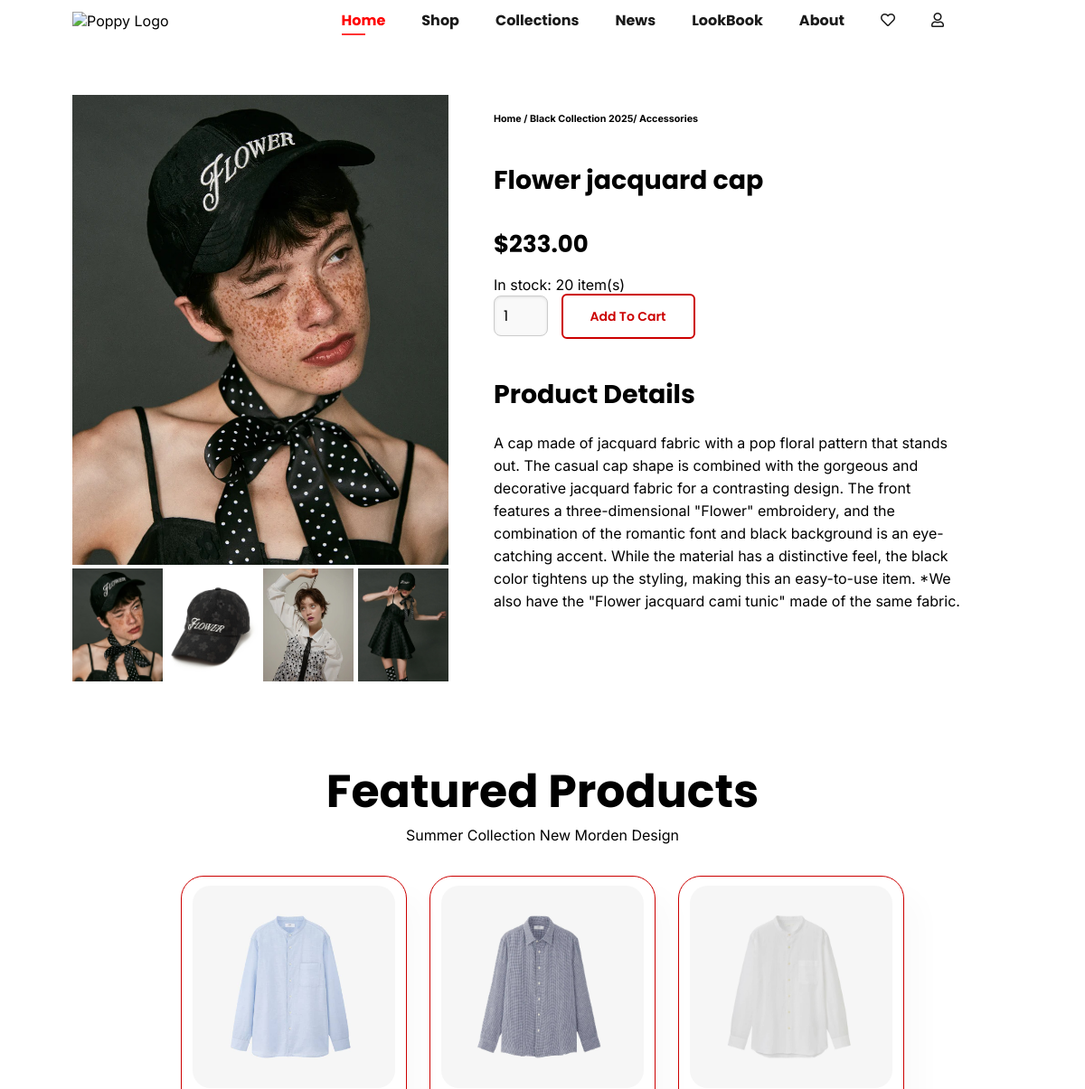
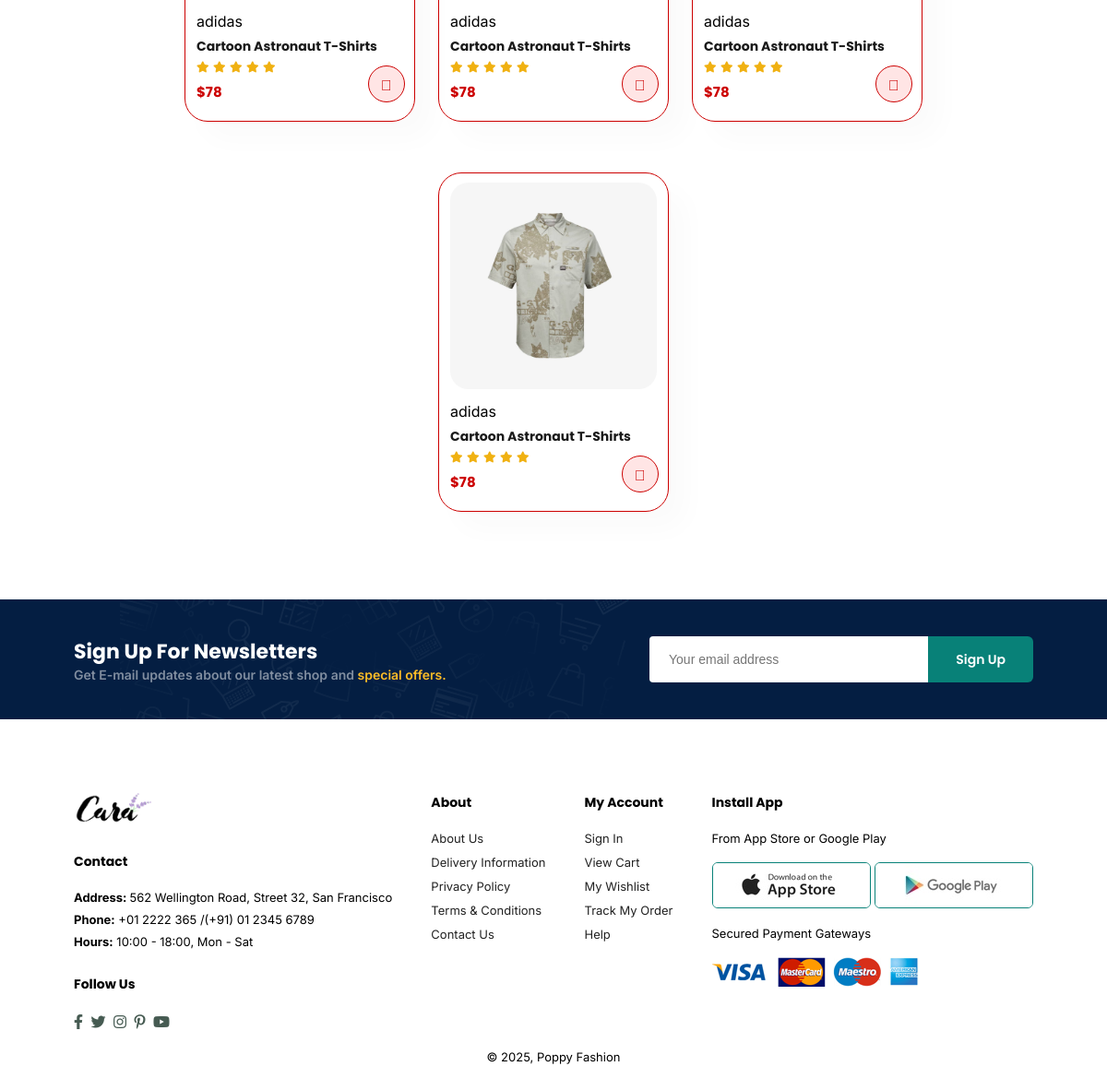
The app's page /sproduct.php?id=4 with its own data (2 pictures, top to bottom).
### tables this page shows
CREATE TABLE `products` (
  `id` int(11) NOT NULL,
  `name` varchar(100) NOT NULL,
  `description` text DEFAULT NULL,
  `price` decimal(10,2) NOT NULL,
  `collection` varchar(25) NOT NULL,
  `main_image_url` varchar(255) DEFAULT NULL,
  `category_id` int(11) DEFAULT NULL,
  `has_size` tinyint(1) DEFAULT NULL
);

CREATE TABLE `category` (
  `id` int(11) NOT NULL,
  `name` varchar(100) NOT NULL
);

### sproduct.php (the view, shortened to what this page needs)
<!DOCTYPE html>
<html lang="en">
<head>
    <link rel="stylesheet" href="https://pro.fontawesome.com/releases/v5.10.0/css/all.css" />
    <link rel="stylesheet" href="style.css">
</head>
<?php
include 'config.php';
$product_id = $_GET['id'];
$sql = "SELECT * FROM products WHERE id = ?";
$stmt = $conn->prepare($sql);
$stmt->bind_param("i", $product_id);
$stmt->execute();
$result = $stmt->get_result();
$product = $result->fetch_assoc();
$image_sql = "SELECT image_url FROM image_list WHERE product_id = ?";
$image_stmt = $conn->prepare($image_sql);
$image_stmt->bind_param("i", $product_id);
$image_stmt->execute();
$image_result = $image_stmt->get_result();
$images = [];
while ($img = $image_result->fetch_assoc()) {
    $images[] = $img['image_url'];
}
$category_name="";
$cat_stmt = $conn->prepare("SELECT name FROM category WHERE id = ?");
$cat_stmt-> bind_param("i",$product['category_id']);
$cat_stmt->execute();
$cat_result = $cat_stmt->get_result();
if ($cat_result->num_rows > 0) {
    $category_name = $cat_result->fetch_assoc()['name'];
}
$size_stock_map = [];
$variant_stmt = $conn->prepare("SELECT size, stock FROM product_variants WHERE product_id = ?");
$variant_stmt->bind_param("i", $product_id);
$variant_stmt->execute();
$variant_result = $variant_stmt->get_result();
while ($variant = $variant_result->fetch_assoc()) {
    $size_stock_map[$variant['size']] = $variant['stock'];
}
?>
<body class="sub-page">
    <header id="header">
        <a href="index.php"><img src="img/Icon.png" class="logo" alt="Poppy Logo"></a>
        <div>
            <ul id="navbar">
                <li><a class="active" href="index.php">Home</a></li>
                <li>
                    <a href="shop.php">Shop</a>
                </li>
                <li class="dropdown">
                    <div class="dropdown-toggle">
                        <a href="#">Collections</a>
                    </div>
                </li>
                <li><a href="news.php">News</a></li>
                <li class="dropdown">
                    <div class="dropdown-toggle">
                        <a href="#">LookBook</a>
                    </div>
                </li>
                <li><a href="about.html">About</a></li>
                <li><a href="wishlist.html" title="Wishlist">
                        <i class="far fa-heart"></i>
                    </a></li>
                <li><a href="wy_login.php" title="Profile">
                        <i class="far fa-user"></i>
                    </a></li>
                <li><a href="wy_cart.php" title="Cart">
                        <i class="far fa-shopping-cart"></i>
                    </a></li>
            </ul>
        </div>
    </header>
    <section id="prodetails" class="section-p1">
        <div class="single-pro-image">
            <img src="<?php echo $product['main_image_url']; ?>" width="100%" id="MainImg" alt="">
            <div class="small-img-group">
                <div class="small-img-col"><img src="<?php echo $product['main_image_url']; ?>" class="small-img"
                        width="100%"></div>
                <?php foreach ($images as $url): ?>
                <div class="small-img-col">
                    <img src="<?php echo $url; ?>" width="100%" class="small-img" alt="">
                </div>
                <?php endforeach; ?>
            </div>
        </div>
        <div class="single-pro-details">
            <h6>Home / <?php echo $product['collection']; ?>/ <?php echo htmlspecialchars($category_name); ?></h6>
            <h4><?php echo htmlspecialchars($product['name']); ?></h4>
            <h2>$<?php echo number_format($product['price'], 2); ?></h2>
            <?php
$no_size_categories = [3, 4];
?>
            <p id="stockText">
                <?php
if (!in_array($product['category_id'], $no_size_categories)) {
    $stock = $size_stock_map['M'] ?? 0;
    echo $stock > 0 ? "In stock: $stock item(s)" : "<span style='color:red;'>Out of stock</span>";
} else {
    $stock = $size_stock_map[NULL] ?? 0;
    echo $stock > 0 ? "In stock: $stock item(s)" : "<span style='color:red;'>Out of stock</span>";
}
?>
            </p>
            <input id="quantityInput" type="number" value="1" min="1" max="<?php echo $stock; ?>">
            <a href="add_to_cart.php">
                <button class="white">Add To Cart</button>
            </a>
            <h4>Product Details</h4>
            <span><?php echo nl2br(htmlspecialchars($product['description'])); ?></span>
        </div>
    </section>
    <section id="product1" class="section-p1">
        <h2>Featured Products </h2>
        <p>Summer Collection New Morden Design</p>
        <div class="pro-container">
            <div class="pro">
                <img src="img/products/n1.jpg" alt="">
                <div class="des">
                    <span>adidas</span>
                    <h5>Cartoon Astronaut T-Shirts</h5>
                    <div class="star">
                        <i class="fas fa-star"></i>
                        <i class="fas fa-star"></i>
                        <i class="fas fa-star"></i>
                        <i class="fas fa-star"></i>
                        <i class="fas fa-star"></i>
                    </div>
                    <h4>$78</h4>
                </div>
                <a href="#"><i class="fal fa-shopping-cart cart"></i></a>
            </div>
            <div class="pro">
                <img src="img/products/n2.jpg" alt="">
                <div class="des">
                    <span>adidas</span>
                    <h5>Cartoon Astronaut T-Shirts</h5>
                    <div class="star">
                        <i class="fas fa-star"></i>
                        <i class="fas fa-star"></i>
                        <i class="fas fa-star"></i>
                        <i class="fas fa-star"></i>
                        <i class="fas fa-star"></i>
                    </div>
                    <h4>$78</h4>
                </div>
                <a href="#"><i class="fal fa-shopping-cart cart"></i></a>
            </div>
            <div class="pro">
                <img src="img/products/n3.jpg" alt="">
                <div class="des">
                    <span>adidas</span>
                    <h5>Cartoon Astronaut T-Shirts</h5>
                    <div class="star">
                        <i class="fas fa-star"></i>
                        <i class="fas fa-star"></i>
                        <i class="fas fa-star"></i>
                        <i class="fas fa-star"></i>
                        <i class="fas fa-star"></i>
                    </div>
                    <h4>$78</h4>
                </div>
                <a href="#"><i class="fal fa-shopping-cart cart"></i></a>
            </div>
            <div class="pro">
                <img src="img/products/n4.jpg" alt="">
                <div class="des">
                    <span>adidas</span>
                    <h5>Cartoon Astronaut T-Shirts</h5>
                    <div class="star">
                        <i class="fas fa-star"></i>
                        <i class="fas fa-star"></i>
                        <i class="fas fa-star"></i>
                        <i class="fas fa-star"></i>
                        <i class="fas fa-star"></i>
                    </div>
                    <h4>$78</h4>
                </div>
                <a href="#"><i class="fal fa-shopping-cart cart"></i></a>
            </div>
        </div>
    </section>
    <section id="newsletter" class="section-p1 section-m1">
        <div class="newstext">
            <h4>Sign Up For Newsletters</h4>
            <p>Get E-mail updates about our latest shop and <span>special offers.</span> </p>
        </div>
        <div class="form">
            <input type="text" placeholder="Your email address">
            <button class="normal">Sign Up</button>
        </div>
    </section>
    <footer class="section-p1">
        <div class="col">
            <img class="logo" src="img/logo.png" alt="">
            <h4>Contact</h4>
            <p><strong>Address: </strong> 562 Wellington Road, Street 32, San Francisco</p>
            <p><strong>Phone:</strong> +01 2222 365 /(+91) 01 2345 6789</p>
            <p><strong>Hours:</strong> 10:00 - 18:00, Mon - Sat</p>
            <div class="follow">
                <h4>Follow Us</h4>
                <div class="icon">
                    <i class="fab fa-facebook-f"></i>
                    <i class="fab fa-twitter"></i>
                    <i class="fab fa-instagram"></i>
                    <i class="fab fa-pinterest-p"></i>
                    <i class="fab fa-youtube"></i>
                </div>
            </div>
        </div>
        <div class="col">
            <h4>About</h4>
            <a href="#">About Us</a>
            <a href="#">Delivery Information</a>
            <a href="#">Privacy Policy</a>
            <a href="#">Terms & Conditions</a>
            <a href="#">Contact Us</a>
        </div>
        <div class="col">
            <h4>My Account</h4>
            <a href="#">Sign In</a>
            <a href="#">View Cart</a>
            <a href="#">My Wishlist</a>
            <a href="#">Track My Order</a>
            <a href="#">Help</a>
        </div>
        <div class="col install">
            <h4>Install App</h4>
            <p>From App Store or Google Play</p>
            <div class="row">
                <img src="img/pay/app.jpg" alt="">
                <img src="img/pay/play.jpg" alt="">
            </div>
            <p>Secured Payment Gateways </p>
            <img src="img/pay/pay.png" alt="">
        </div>
        <div class="copyright">
            <p>© 2025, Poppy Fashion</p>
        </div>
    </footer>
</body>
</html>

### records on screen
products: main_image_url (picture), collection "Black Collection 2025", name "Flower jacquard cap", price "233.00", description "A cap made of jacquard fabric with a pop floral pattern that stands out. The casual cap shape is combined with the gorgeous and decorative jacquard fabric for a contrasting design. The front features a three-dimensional \"Flower\" embroidery, and the combination of the romantic font and black background is an eye-catching accent. While the material has a distinctive feel, the black color tightens up the styling, making this an easy-to-use item. *We also have the \"Flower jacquard cami tunic\" made of the same fabric."
category: name "Accessories"

### other values on screen
$stock "20"
